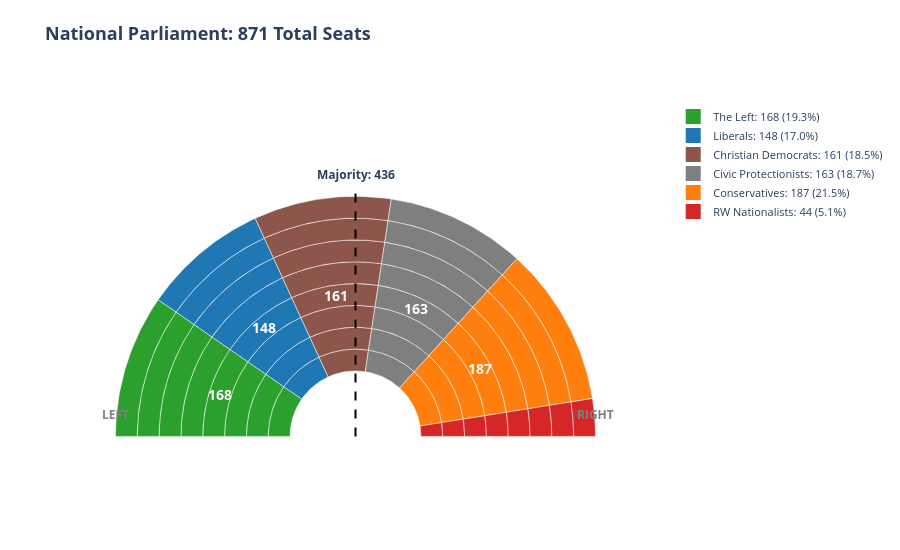

Write notebook code for a chart like this one.
### Code cell
# PARLIAMENT VISUALIZATION: Wedge View (Left to Right)
import plotly.graph_objects as go
import numpy as np

# Party order and colors (Left to Right)
party_order = ['The Left', 'Liberals', 'Christian Democrats', 'Civic Protectionists', 'Conservatives', 'RW Nationalists']
party_colors = {
    'The Left': '#2ca02c',           # Green
    'Liberals': '#1f77b4',           # Blue
    'Christian Democrats': '#8c564b',   # Brown
    'Civic Protectionists': '#7f7f7f', # Grey
    'Conservatives': '#ff7f0e',      # Orange
    'RW Nationalists': '#d62728'                # Red
}

# Use df_ces_with_totals from Step 10/11 - last row is the national total
national_row = df_ces_with_totals.iloc[-1]
total_seats = int(national_row['Total_Seats'])

# Get seat counts per party
party_seats = {}
for party in party_order:
    col_name = f'{party}_Seats'
    if col_name in df_ces_with_totals.columns:
        party_seats[party] = int(national_row[col_name])
    else:
        party_seats[party] = 0

# Calculate percentages
party_pcts = {p: s / total_seats * 100 for p, s in party_seats.items()}

# Create semicircle parliament with wedges
fig = go.Figure()

# Semicircle goes from 180° (left) to 0° (right)
# Each party gets a wedge proportional to their seats
start_angle = 180  # Start from left

for party in party_order:
    seats = party_seats[party]
    pct = party_pcts[party]
    
    # Calculate wedge angle (proportional to seats)
    wedge_angle = (seats / total_seats) * 180
    end_angle = start_angle - wedge_angle
    
    # Create wedge shape using multiple arcs
    # We'll create concentric arcs to fill the wedge
    n_rows = 8  # Number of concentric rows of seats
    
    for row in range(n_rows):
        r_inner = 0.3 + row * 0.1
        r_outer = 0.3 + (row + 1) * 0.1
        
        # Create arc points
        theta = np.linspace(np.radians(start_angle), np.radians(end_angle), 50)
        
        # Outer arc (going one direction)
        x_outer = r_outer * np.cos(theta)
        y_outer = r_outer * np.sin(theta)
        
        # Inner arc (going back)
        x_inner = r_inner * np.cos(theta[::-1])
        y_inner = r_inner * np.sin(theta[::-1])
        
        # Combine to make closed shape
        x_shape = np.concatenate([x_outer, x_inner, [x_outer[0]]])
        y_shape = np.concatenate([y_outer, y_inner, [y_outer[0]]])
        
        fig.add_trace(go.Scatter(
            x=x_shape,
            y=y_shape,
            fill='toself',
            fillcolor=party_colors[party],
            line=dict(color='white', width=0.5),
            mode='lines',
            hoverinfo='skip',
            showlegend=False,
        ))
    
    # Add party label in the middle of the wedge
    mid_angle = np.radians((start_angle + end_angle) / 2)
    label_r = 0.65
    label_x = label_r * np.cos(mid_angle)
    label_y = label_r * np.sin(mid_angle)
    
    # Only add label if wedge is big enough
    if wedge_angle > 15:
        fig.add_annotation(
            x=label_x, y=label_y,
            text=f"<b>{seats}</b>",
            showarrow=False,
            font=dict(size=14, color='white'),
        )
    
    start_angle = end_angle

# Add legend traces
for party in party_order:
    fig.add_trace(go.Scatter(
        x=[None], y=[None],
        mode='markers',
        marker=dict(size=15, color=party_colors[party], symbol='square'),
        name=f"{party}: {party_seats[party]} ({party_pcts[party]:.1f}%)",
        showlegend=True,
    ))

# Add majority line (vertical at center)
fig.add_shape(
    type="line",
    x0=0, x1=0, y0=0, y1=1.15,
    line=dict(color="black", width=2, dash="dash")
)
fig.add_annotation(
    x=0, y=1.2,
    text=f"<b>Majority: {total_seats // 2 + 1}</b>",
    showarrow=False,
    font=dict(size=12)
)

# Add left/right labels
fig.add_annotation(x=-1.1, y=0.1, text="<b>LEFT</b>", showarrow=False, font=dict(size=12, color='gray'))
fig.add_annotation(x=1.1, y=0.1, text="<b>RIGHT</b>", showarrow=False, font=dict(size=12, color='gray'))

fig.update_layout(
    title=dict(
        text=f'<b>National Parliament: {total_seats:,} Total Seats</b>',
        font=dict(size=18)
    ),
    xaxis=dict(visible=False, range=[-1.4, 1.4], scaleanchor='y'),
    yaxis=dict(visible=False, range=[-0.15, 1.4]),
    height=550,
    width=900,
    showlegend=True,
    legend=dict(
        yanchor='top',
        y=0.95,
        xanchor='left',
        x=1.02,
        bgcolor='rgba(255,255,255,0.9)',
        font=dict(size=11)
    ),
    plot_bgcolor='white',
    margin=dict(l=50, r=200, t=80, b=30)
)

fig.show()

# Also show bar chart for clarity
fig2 = go.Figure()

fig2.add_trace(go.Bar(
    x=[party_seats[p] for p in party_order],
    y=party_order,
    orientation='h',
    marker=dict(color=[party_colors[p] for p in party_order]),
    text=[f"{party_seats[p]:,} ({party_pcts[p]:.1f}%)" for p in party_order],
    textposition='outside',
    hovertemplate='%{y}: %{x} seats<extra></extra>'
))

# Add majority line
majority = total_seats // 2 + 1
fig2.add_vline(x=majority, line_dash="dash", line_color="black", annotation_text=f"Majority: {majority}")

fig2.update_layout(
    title='<b>National Seat Distribution by Party</b>',
    xaxis=dict(title='Seats', range=[0, max(party_seats.values()) * 1.3]),
    yaxis=dict(categoryorder='array', categoryarray=party_order[::-1]),
    height=350,
    width=700,
    showlegend=False,
    margin=dict(l=120, r=80)
)

fig2.show()

# Coalition analysis
print("\n" + "="*80)
print("COALITION ANALYSIS")
print("="*80)
print(f"\nTotal Seats: {total_seats:,}")
print(f"Majority Threshold: {total_seats // 2 + 1}")

left_coalition = party_seats['The Left'] + party_seats['Liberals'] + party_seats['Christian Democrats']
right_coalition = party_seats['Conservatives'] + party_seats['RW Nationalists']
center = party_seats['Civic Protectionists']

print(f"\nLeft Coalition (The Left + Liberals + Christian Democrats): {left_coalition:,} seats ({left_coalition/total_seats*100:.1f}%)")
print(f"Right Coalition (Conservatives + RW Nationalists): {right_coalition:,} seats ({right_coalition/total_seats*100:.1f}%)")
print(f"Civic Protectionists (Swing): {center:,} seats ({center/total_seats*100:.1f}%)")

majority_needed = total_seats // 2 + 1
if left_coalition >= majority_needed:
    print("\n→ LEFT COALITION has majority alone!")
elif right_coalition >= majority_needed:
    print("\n→ RIGHT COALITION has majority alone!")
else:
    print(f"\n→ No coalition has outright majority.")
    if left_coalition + center >= majority_needed:
        print(f"   Left + Civic Protectionists = {left_coalition + center} seats (MAJORITY)")
    if right_coalition + center >= majority_needed:
        print(f"   Right + Civic Protectionists = {right_coalition + center} seats (MAJORITY)")
